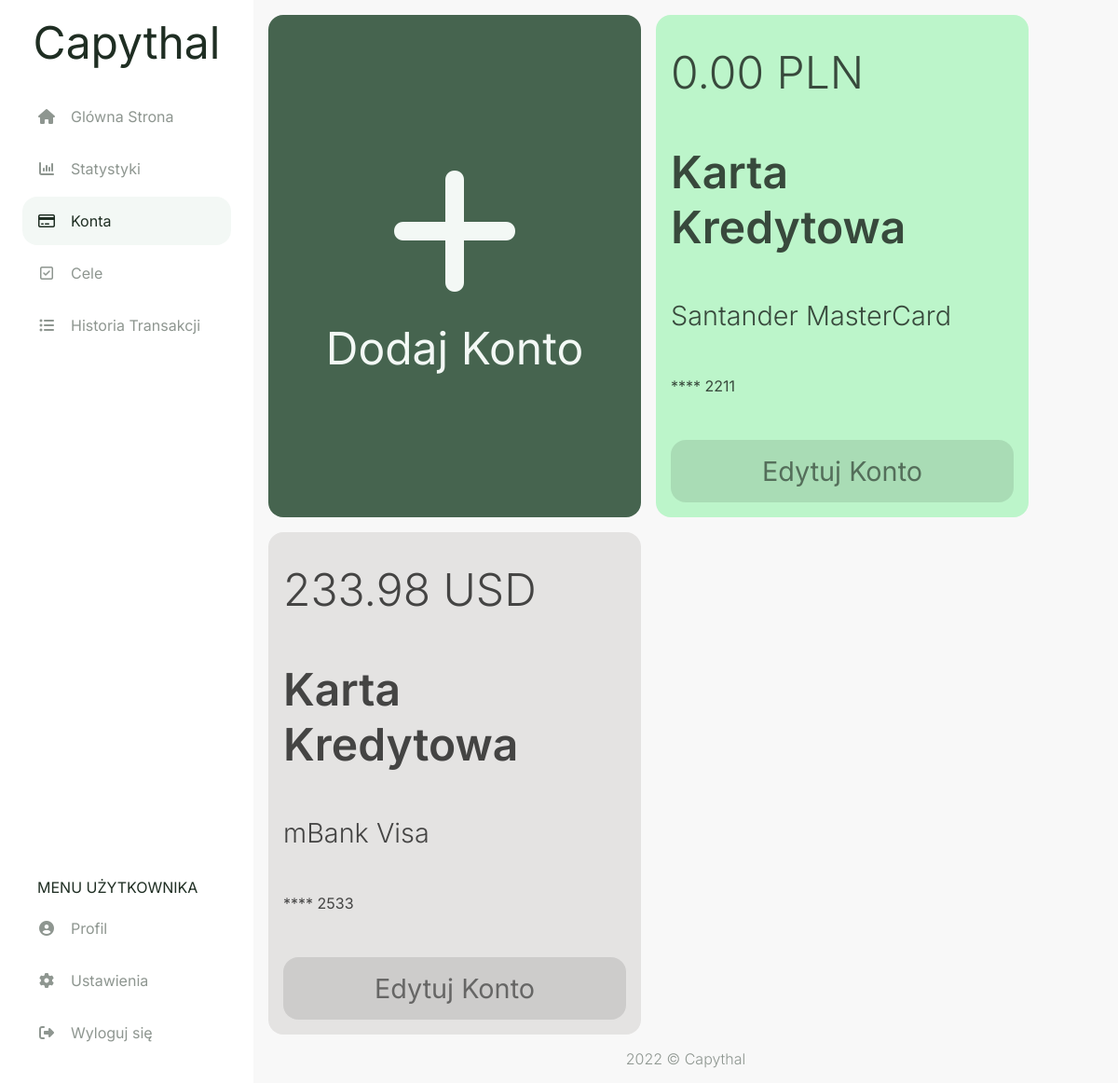
Page /accounts (signed in) on the earlier database version.
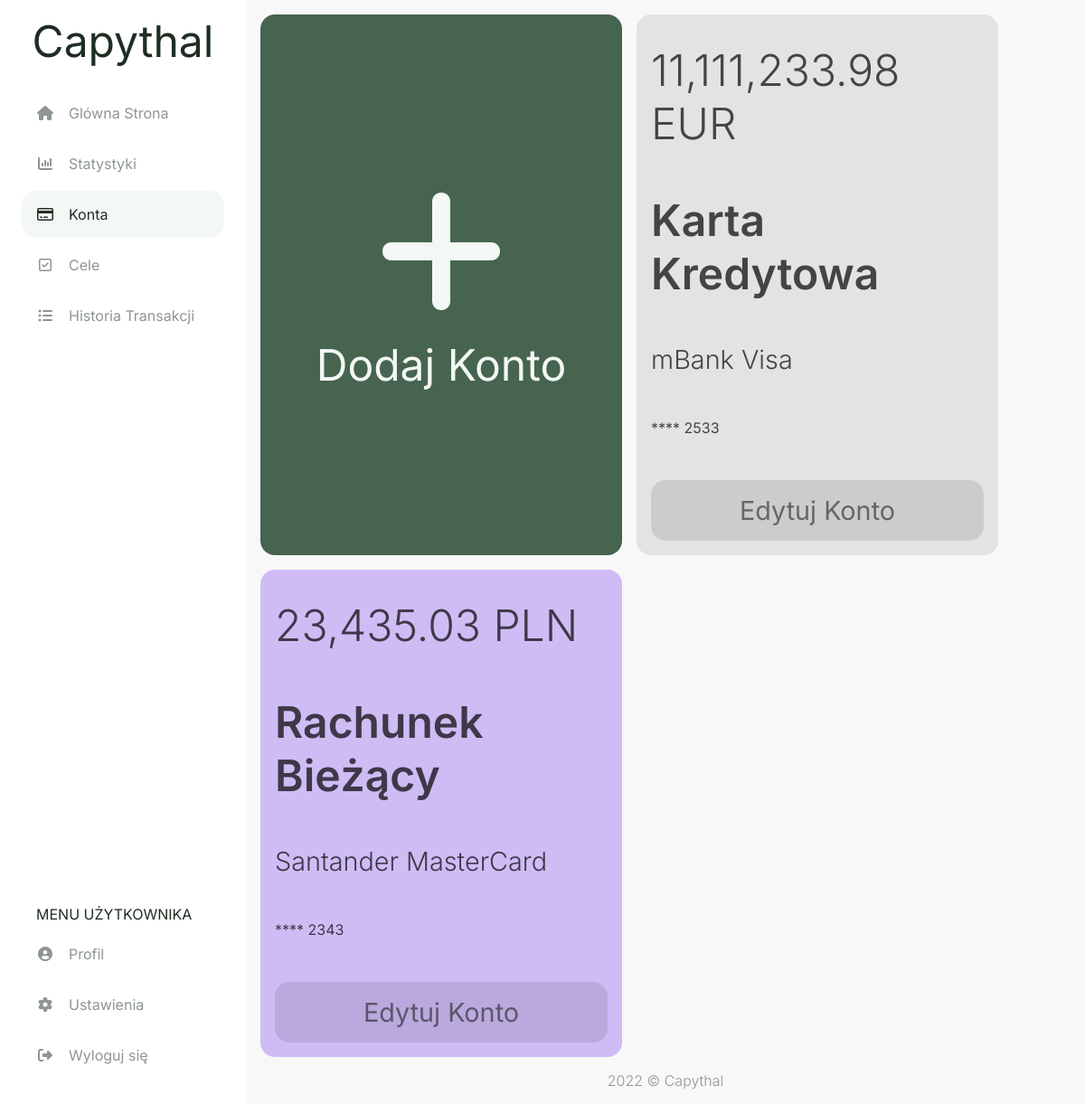
Same page on the later database version.
### capythal/models.py (models this page shows, shortened)
class account(db.Model):
    id = db.Column(db.Integer, primary_key=True)
    user_id = db.Column(db.Integer, db.ForeignKey('user.id'), nullable=False)
    currency_id = db.Column(db.Integer, db.ForeignKey('currency.id'), nullable=False)
    card_id = db.Column(db.Integer, db.ForeignKey('card.id'))
    acc_type_id = db.Column(db.Integer, db.ForeignKey('acc_type.id'), nullable=False)
    style_id = db.Column(db.Integer, db.ForeignKey('style.id'), nullable=False)
    amount = db.Column(db.Float(20,2), default = 0)
    card_number = db.Column(db.String(4))
    fin_inst = db.Column(db.String(20))
    transaction = db.relationship("transaction", backref="account", lazy=True)
    settings = db.relationship("settings", back_populates="account", uselist=False)
    goal = db.relationship("goal", backref="account", lazy=True)

class currency(db.Model):
    id = db.Column(db.Integer, primary_key=True)
    name = db.Column(db.String(20), nullable=False)
    account = db.relationship("account", backref="currency", lazy=True)
    settings = db.relationship("settings", backref="currency", lazy=True)

class acc_type(db.Model):
    id = db.Column(db.Integer, primary_key=True)
    name = db.Column(db.String(20), nullable=False)
    account = db.relationship("account", backref="acc_type", lazy=True)

class card(db.Model):
    id = db.Column(db.Integer, primary_key=True)
    name = db.Column(db.String(20), nullable=False)
    account = db.relationship("account", backref="card", lazy=True)

### capythal/routes.py (the view, shortened to what this page needs)
@app.route('/accounts', methods=['GET', 'POST'])
@login_required
def accounts():
    form_add = addAccForm()
    form_edit = editAccForm()
    accounts = db.session.query(account,currency,card,acc_type,style).join(currency).join(card).join(acc_type).join(style).filter(account.user_id == current_user.id)
    if form_edit.deleteAcc.data and form_edit.validate():
        db.session.execute(
            delete(account)
            .where((account.id == form_edit.account_id.data) & (account.user_id == current_user.id)))
        db.session.commit()
        return redirect(url_for('accounts'))
    return render_template("accounts.html", accounts = accounts, form_add = form_add, form_edit = form_edit)

### capythal/models.py (called while the page is built)
@login_manager.user_loader
def load_user(user_id):
    return user.query.get(int(user_id))

### capythal/routes.py (called while the page is built)
@app.template_filter()
def currencyFormat(value):
    value = float(value)
    return "{:,.2f}".format(value)

### capythal/templates/accounts.html (shortened to what this page needs)
{% extends "layout.html" %}
{% set active_page = "accounts" %}
{% block head %}
  {{ super() }}
  <link rel="stylesheet" href="{{ url_for('static', filename='css/accounts.css') }}">
  <link rel="stylesheet" href="{{ url_for('static', filename='css/modals/account-modal.css') }}">
{% endblock %}
{% block content %}
<div class="accounts-flexbox">
  <a href="#modal-add" class="account-add bg-main-btn fc-main-btn">
    <span class="account-plus-sign fa fa-plus"></span>
    <span class="fs-1">Dodaj Konto</span>
  </a>
  {% for account,currency,card,acc_type,style in accounts %}
    <div class="account-info style-{{ style.name }}">
      <span class="fs-1 fw-light">{{ account.amount | currencyFormat }} {{ currency.name }}</span>
      <span class="fs-1 fw-semibold">{{ acc_type.name }}</span>
      <span class="fs-2 fw-light">
        {% if account.fin_inst %}{{ account.fin_inst }}{% endif %} {% if card.name %}{{ card.name }}{% endif %}
      </span>
      {% if account.card_number %}
      <span class="fs-4">**** {{ account.card_number }}</span>
      {% endif %}
      <a href="#modal{{ account.id }}" class="account-edit" value=1>
        <span class="fs-2">Edytuj Konto</span>
      </a>
    </div>
  {% endfor %}
</div>
{% endblock %}

### capythal/templates/layout.html (shortened to what this page needs)
<!doctype html>
<html lang="pl">
  <head>
    {% block head %}
    <link rel="stylesheet" href="{{ url_for('static', filename='css/style.css') }}">
    {% endblock %}
  </head>
  <body>
    <aside id="navbar" class="navbar">
      <a class="logo fs-1" href="{{ url_for('home') }}">Capythal</a>
      <ul class="navbar-list-top">
        <li class="menu-button {{ 'active' if active_page == 'home' else '' }}">
          <a href="{{ url_for('home') }}" class="menu-button-link">
            <span class="fa fa-fw fa-home my-auto"></span>
            <span class="ml-1 fs-4">Glówna Strona</span>
          </a>
        </li>
        <li class="menu-button {{ 'active' if active_page == 'stats' else '' }}">
          <a href="{{ url_for('stats') }}" class="menu-button-link">
            <span class="fa fa-fw fa-bar-chart my-auto"></span>
            <span class="ml-1 fs-4">Statystyki</span>
          </a>
        </li>
        <li class="menu-button {{ 'active' if active_page == 'accounts' else '' }}">
          <a href="{{ url_for('accounts') }}" class="menu-button-link">
            <span class="fa fa-fw fa-credit-card my-auto"></span>
            <span class="ml-1 fs-4">Konta</span>
          </a>
        </li>
        <li class="menu-button {{ 'active' if active_page == 'goals' else '' }}">
          <a href="{{ url_for('goals') }}" class="menu-button-link">
            <span class="fa fa-fw fa-check-square-o my-auto"></span>
            <span class="ml-1 fs-4">Cele</span>
          </a>
        </li>
        <li class="menu-button {{ 'active' if active_page == 'history' else '' }}">
          <a href="{{ url_for('history') }}" class="menu-button-link">
            <span class="fa fa-fw fa-list-ul my-auto"></span>
            <span class="ml-1 fs-4">Historia Transakcji</span>
          </a>
        </li>
      </ul>
      <ul class="navbar-list-bottom">
        <li class="nav-item">
          <span class="ml-1 fs-4">MENU UŻYTKOWNIKA</span>
        </li>
        <li class="menu-button">
          <a href="{{ url_for('userpage') }}" class="menu-button-link">
            <span class="fa fa-fw fa-user-circle my-auto"></span>
            <span class="ml-1 fs-4">Profil</span>
          </a>
        </li>
        <li class="menu-button">
          <a href="" class="menu-button-link">
            <span class="fa fa-fw fa-cog my-auto"></span>
            <span class="ml-1 fs-4">Ustawienia</span>
          </a>
        </li>
        <li class="menu-button">
          <a href="{{ url_for('logout') }}" class="menu-button-link">
            <span class="fa fa-fw fa-sign-out my-auto"></span>
            <span class="ml-1 fs-4">Wyloguj się</span>
          </a>
        </li>
      </ul>
    </aside>
    <main class="main-content">
      {%block content%}
      {%endblock%}
    </main>
    <footer class="fc-secondary fw-light">
      2022 © Capythal
    </footer>
  </body>
</html>

### capythal/static/css/style.css (style rules this page uses)
html, body { padding: 0; margin: 0; }
html { height: 100%; font-family: 'Inter', sans-serif; width: 100%; }
body { background-color: #F8F8F8; color: #1F2E23; min-height: 100vh; display: flex; flex-direction: column; }
* { box-sizing: border-box; }
aside { background-color: #FFFFFF; }
a { color: #1F2E23; cursor: pointer; text-decoration: none; }
.bg-main-btn { background-color: #46644F; }
.style-violet { color: hsl(260, 18%, 33%); background-color: hsl(260, 75%, 85%); }
.style-grey { color: hsl(0, 0%, 33%); background-color: hsl(40, 5%, 89%) }
.fc-secondary { color: #8E9690; }
.fc-main-btn { color: #F3F8F5; }
.fw-light { font-weight: 300 !important; }
.fw-semibold { font-weight: 600 !important; }
.ml-1 { margin-left: 1rem !important; }
.my-auto { margin: auto 0; }
.navbar { transition: all 0.4s ease-in-out; }
.main-content { height: 100%; }
.navbar { display: flex; flex-direction: column; position: fixed; top: 0; bottom: 0; width: 0; opacity: 0; height: 100%; max-width: 75%; overflow-y: auto; z-index: 101; }
.logo { display: none; margin: 1rem auto 0; }
.navbar-list-top, .navbar-list-bottom { width: 100%; padding: 1.5rem; list-style: none }
.navbar-list-top { margin-top: 0; margin-bottom: auto; }
.navbar-list-bottom { margin-bottom: 0; }
.nav-item { margin: 0.5rem 0; }
.active { border-radius: 1rem; background-color: #F3F8F5; }
.active a { color: #1F2E23 !important; }
.menu-button a { margin-bottom: 0.25rem; color: #8E9690; }
.menu-button-link { display: flex; padding: 1rem; }
footer { margin-top: auto; display: flex; margin-bottom: 1rem; justify-content: center; }
.fs-1 { font-size: 2rem; }
.fs-2 { font-size: 1.5rem; }
.fs-4 { font-size: 0.8rem; }
@media (min-width: 500px) { .fs-1 { font-size: 3rem; } }
@media (min-width: 500px) { .fs-2 { font-size: 2rem; } }
@media (min-width: 500px) { .fs-4 { font-size: 1.2rem ; } }
@media (min-width: 800px) { .navbar { width: 100%; opacity: 1; max-width: 17rem; } }
@media (min-width: 800px) { footer { margin-left: 17rem; } }
@media (min-width: 800px) { .add-tr, .logo { display: block; } }
@media (min-width: 800px) { .main-content { margin-left: 17rem; } }
@media (min-width: 800px) { .fs-1 { font-size: 3rem; } }
@media (min-width: 800px) { .fs-2 { font-size: 1.8rem; } }
@media (min-width: 800px) { .fs-4 { font-size: 1rem; } }

### capythal/static/css/accounts.css (style rules this page uses)
.accounts-flexbox { padding: 1rem; display: flex; gap: 1rem; flex-wrap: wrap; }
.account-add, .account-info { flex: 1 0 100%; border-radius: 1rem; display: flex; flex-direction: column; }
.account-add { padding: 3.5rem; justify-content: center; align-items: center; gap: 1rem; }
.account-plus-sign { font-size: 10rem; }
.account-info { padding: 2rem 1rem 1rem; justify-content: space-between; gap: 3rem; color: rgba(0, 0, 0, 0.7); word-wrap: break-word; }
.account-edit { padding: 1rem; border-radius: 1rem; color: rgba(0, 0, 0, 0.5); background-color: rgba(0, 0, 0, 0.1); }
.account-edit > span { display: flex; justify-content: center; }
@media (min-width: 1100px) { .account-add, .account-info { max-width: 25rem; } }

Differences in the rows shown:
removed account: amount "0.00", name "PLN", name "Karta Kredytowa", fin_inst "Santander", name "MasterCard", card_number "2211", {{ account.id }} 1 (drawn)
changed account "mBank": amount "233.98" → "11,111,233.98"; name "USD" → "EUR"
added account: amount "23,435.03", name "PLN", name "Rachunek Bieżący", fin_inst "Santander", name "MasterCard", card_number "2343"
